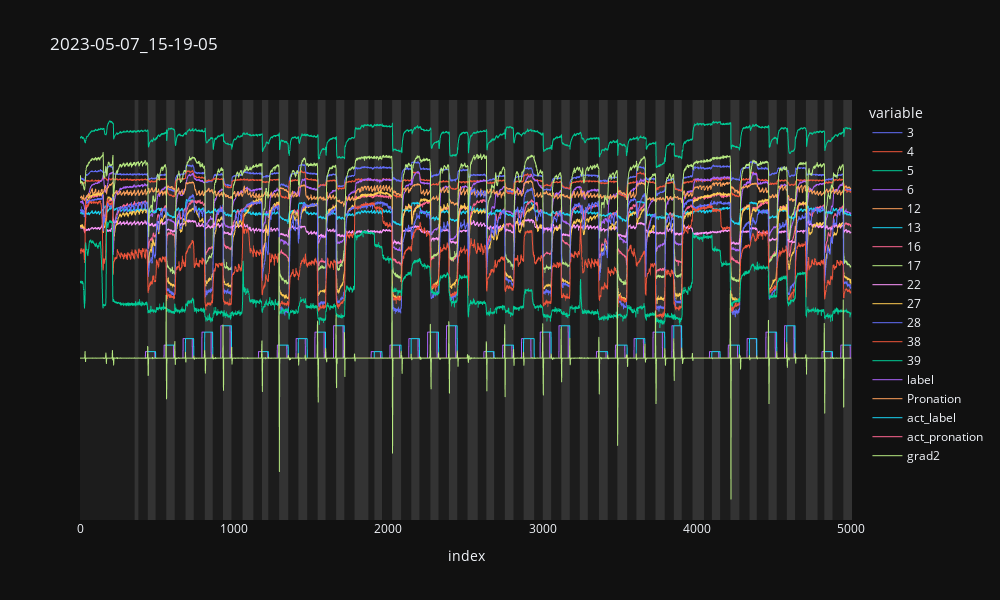

The code cell stored with this chart in its notebook:
### Code cell
fig = fig_marked_gestures(data_marked, bounds, montage_info, 5000, grad2)
fig.show()

### Figure 1 — Plotly figure (JSON) as saved in the notebook; plotly's stock layout.template omitted (floating-point values rounded to 4 significant figures; data arrays with more than 128 entries replaced by an {"elided": "..."} marker saying what was removed)
{"data": [{"hovertemplate": "variable=3<br>index=%{x}<br>value=%{y}<extra></extra>", "legendgroup": "3", "line": {"color": "#636efa", "dash": "solid", "width": 1}, "marker": {"symbol": "circle"}, "mode": "lines", "name": "3", "showlegend": true, "type": "scattergl", "x": {"elided": "5000 int values"}, "xaxis": "x", "y": {"elided": "5000 int values"}, "yaxis": "y"}, {"hovertemplate": "variable=4<br>index=%{x}<br>value=%{y}<extra></extra>", "legendgroup": "4", "line": {"color": "#EF553B", "dash": "solid", "width": 1}, "marker": {"symbol": "circle"}, "mode": "lines", "name": "4", "showlegend": true, "type": "scattergl", "x": {"elided": "5000 int values"}, "xaxis": "x", "y": {"elided": "5000 int values"}, "yaxis": "y"}, {"hovertemplate": "variable=5<br>index=%{x}<br>value=%{y}<extra></extra>", "legendgroup": "5", "line": {"color": "#00cc96", "dash": "solid", "width": 1}, "marker": {"symbol": "circle"}, "mode": "lines", "name": "5", "showlegend": true, "type": "scattergl", "x": {"elided": "5000 int values"}, "xaxis": "x", "y": {"elided": "5000 int values"}, "yaxis": "y"}, {"hovertemplate": "variable=6<br>index=%{x}<br>value=%{y}<extra></extra>", "legendgroup": "6", "line": {"color": "#ab63fa", "dash": "solid", "width": 1}, "marker": {"symbol": "circle"}, "mode": "lines", "name": "6", "showlegend": true, "type": "scattergl", "x": {"elided": "5000 int values"}, "xaxis": "x", "y": {"elided": "5000 int values"}, "yaxis": "y"}, {"hovertemplate": "variable=12<br>index=%{x}<br>value=%{y}<extra></extra>", "legendgroup": "12", "line": {"color": "#FFA15A", "dash": "solid", "width": 1}, "marker": {"symbol": "circle"}, "mode": "lines", "name": "12", "showlegend": true, "type": "scattergl", "x": {"elided": "5000 int values"}, "xaxis": "x", "y": {"elided": "5000 int values"}, "yaxis": "y"}, {"hovertemplate": "variable=13<br>index=%{x}<br>value=%{y}<extra></extra>", "legendgroup": "13", "line": {"color": "#19d3f3", "dash": "solid", "width": 1}, "marker": {"symbol": "circle"}, "mode": "lines", "name": "13", "showlegend": true, "type": "scattergl", "x": {"elided": "5000 int values"}, "xaxis": "x", "y": {"elided": "5000 int values"}, "yaxis": "y"}, {"hovertemplate": "variable=16<br>index=%{x}<br>value=%{y}<extra></extra>", "legendgroup": "16", "line": {"color": "#FF6692", "dash": "solid", "width": 1}, "marker": {"symbol": "circle"}, "mode": "lines", "name": "16", "showlegend": true, "type": "scattergl", "x": {"elided": "5000 int values"}, "xaxis": "x", "y": {"elided": "5000 int values"}, "yaxis": "y"}, {"hovertemplate": "variable=17<br>index=%{x}<br>value=%{y}<extra></extra>", "legendgroup": "17", "line": {"color": "#B6E880", "dash": "solid", "width": 1}, "marker": {"symbol": "circle"}, "mode": "lines", "name": "17", "showlegend": true, "type": "scattergl", "x": {"elided": "5000 int values"}, "xaxis": "x", "y": {"elided": "5000 int values"}, "yaxis": "y"}, {"hovertemplate": "variable=22<br>index=%{x}<br>value=%{y}<extra></extra>", "legendgroup": "22", "line": {"color": "#FF97FF", "dash": "solid", "width": 1}, "marker": {"symbol": "circle"}, "mode": "lines", "name": "22", "showlegend": true, "type": "scattergl", "x": {"elided": "5000 int values"}, "xaxis": "x", "y": {"elided": "5000 int values"}, "yaxis": "y"}, {"hovertemplate": "variable=27<br>index=%{x}<br>value=%{y}<extra></extra>", "legendgroup": "27", "line": {"color": "#FECB52", "dash": "solid", "width": 1}, "marker": {"symbol": "circle"}, "mode": "lines", "name": "27", "showlegend": true, "type": "scattergl", "x": {"elided": "5000 int values"}, "xaxis": "x", "y": {"elided": "5000 int values"}, "yaxis": "y"}, {"hovertemplate": "variable=28<br>index=%{x}<br>value=%{y}<extra></extra>", "legendgroup": "28", "line": {"color": "#636efa", "dash": "solid", "width": 1}, "marker": {"symbol": "circle"}, "mode": "lines", "name": "28", "showlegend": true, "type": "scattergl", "x": {"elided": "5000 int values"}, "xaxis": "x", "y": {"elided": "5000 int values"}, "yaxis": "y"}, {"hovertemplate": "variable=38<br>index=%{x}<br>value=%{y}<extra></extra>", "legendgroup": "38", "line": {"color": "#EF553B", "dash": "solid", "width": 1}, "marker": {"symbol": "circle"}, "mode": "lines", "name": "38", "showlegend": true, "type": "scattergl", "x": {"elided": "5000 int values"}, "xaxis": "x", "y": {"elided": "5000 int values"}, "yaxis": "y"}, {"hovertemplate": "variable=39<br>index=%{x}<br>value=%{y}<extra></extra>", "legendgroup": "39", "line": {"color": "#00cc96", "dash": "solid", "width": 1}, "marker": {"symbol": "circle"}, "mode": "lines", "name": "39", "showlegend": true, "type": "scattergl", "x": {"elided": "5000 int values"}, "xaxis": "x", "y": {"elided": "5000 int values"}, "yaxis": "y"}, {"hovertemplate": "variable=label<br>index=%{x}<br>value=%{y}<extra></extra>", "legendgroup": "label", "line": {"color": "#ab63fa", "dash": "solid", "width": 1}, "marker": {"symbol": "circle"}, "mode": "lines", "name": "label", "showlegend": true, "type": "scattergl", "x": {"elided": "5000 int values"}, "xaxis": "x", "y": {"elided": "5000 int values"}, "yaxis": "y"}, {"hovertemplate": "variable=Pronation<br>index=%{x}<br>value=%{y}<extra></extra>", "legendgroup": "Pronation", "line": {"color": "#FFA15A", "dash": "solid", "width": 1}, "marker": {"symbol": "circle"}, "mode": "lines", "name": "Pronation", "showlegend": true, "type": "scattergl", "x": {"elided": "5000 int values"}, "xaxis": "x", "y": {"elided": "5000 int values"}, "yaxis": "y"}, {"hovertemplate": "variable=act_label<br>index=%{x}<br>value=%{y}<extra></extra>", "legendgroup": "act_label", "line": {"color": "#19d3f3", "dash": "solid", "width": 1}, "marker": {"symbol": "circle"}, "mode": "lines", "name": "act_label", "showlegend": true, "type": "scattergl", "x": {"elided": "5000 int values"}, "xaxis": "x", "y": {"elided": "5000 int values"}, "yaxis": "y"}, {"hovertemplate": "variable=act_pronation<br>index=%{x}<br>value=%{y}<extra></extra>", "legendgroup": "act_pronation", "line": {"color": "#FF6692", "dash": "solid", "width": 1}, "marker": {"symbol": "circle"}, "mode": "lines", "name": "act_pronation", "showlegend": true, "type": "scattergl", "x": {"elided": "5000 int values"}, "xaxis": "x", "y": {"elided": "5000 int values"}, "yaxis": "y"}, {"hovertemplate": "variable=grad2<br>index=%{x}<br>value=%{y}<extra></extra>", "legendgroup": "grad2", "line": {"color": "#B6E880", "dash": "solid", "width": 1}, "marker": {"symbol": "circle"}, "mode": "lines", "name": "grad2", "showlegend": true, "type": "scattergl", "x": {"elided": "5000 int values"}, "xaxis": "x", "y": {"elided": "5000 float values"}, "yaxis": "y"}], "layout": {"height": 600, "legend": {"title": {"text": "variable"}, "tracegroupgap": 0}, "shapes": [{"fillcolor": "gray", "layer": "below", "line": {"width": 0}, "opacity": 0.1, "type": "rect", "x0": 0, "x1": 354, "xref": "x", "y0": 0, "y1": 1, "yref": "y domain"}, {"fillcolor": "gray", "layer": "below", "line": {"width": 0}, "opacity": 0.3, "type": "rect", "x0": 354, "x1": 379, "xref": "x", "y0": 0, "y1": 1, "yref": "y domain"}, {"fillcolor": "gray", "layer": "below", "line": {"width": 0}, "opacity": 0.1, "type": "rect", "x0": 379, "x1": 439, "xref": "x", "y0": 0, "y1": 1, "yref": "y domain"}, {"fillcolor": "gray", "layer": "below", "line": {"width": 0}, "opacity": 0.3, "type": "rect", "x0": 439, "x1": 491, "xref": "x", "y0": 0, "y1": 1, "yref": "y domain"}, {"fillcolor": "gray", "layer": "below", "line": {"width": 0}, "opacity": 0.1, "type": "rect", "x0": 491, "x1": 559, "xref": "x", "y0": 0, "y1": 1, "yref": "y domain"}, {"fillcolor": "gray", "layer": "below", "line": {"width": 0}, "opacity": 0.3, "type": "rect", "x0": 559, "x1": 615, "xref": "x", "y0": 0, "y1": 1, "yref": "y domain"}, {"fillcolor": "gray", "layer": "below", "line": {"width": 0}, "opacity": 0.1, "type": "rect", "x0": 615, "x1": 684, "xref": "x", "y0": 0, "y1": 1, "yref": "y domain"}, {"fillcolor": "gray", "layer": "below", "line": {"width": 0}, "opacity": 0.3, "type": "rect", "x0": 684, "x1": 738, "xref": "x", "y0": 0, "y1": 1, "yref": "y domain"}, {"fillcolor": "gray", "layer": "below", "line": {"width": 0}, "opacity": 0.1, "type": "rect", "x0": 738, "x1": 809, "xref": "x", "y0": 0, "y1": 1, "yref": "y domain"}, {"fillcolor": "gray", "layer": "below", "line": {"width": 0}, "opacity": 0.3, "type": "rect", "x0": 809, "x1": 861, "xref": "x", "y0": 0, "y1": 1, "yref": "y domain"}, {"fillcolor": "gray", "layer": "below", "line": {"width": 0}, "opacity": 0.1, "type": "rect", "x0": 861, "x1": 927, "xref": "x", "y0": 0, "y1": 1, "yref": "y domain"}, {"fillcolor": "gray", "layer": "below", "line": {"width": 0}, "opacity": 0.3, "type": "rect", "x0": 927, "x1": 983, "xref": "x", "y0": 0, "y1": 1, "yref": "y domain"}, {"fillcolor": "gray", "layer": "below", "line": {"width": 0}, "opacity": 0.1, "type": "rect", "x0": 983, "x1": 1054, "xref": "x", "y0": 0, "y1": 1, "yref": "y domain"}, {"fillcolor": "gray", "layer": "below", "line": {"width": 0}, "opacity": 0.3, "type": "rect", "x0": 1054, "x1": 1125, "xref": "x", "y0": 0, "y1": 1, "yref": "y domain"}, {"fillcolor": "gray", "layer": "below", "line": {"width": 0}, "opacity": 0.1, "type": "rect", "x0": 1125, "x1": 1180, "xref": "x", "y0": 0, "y1": 1, "yref": "y domain"}, {"fillcolor": "gray", "layer": "below", "line": {"width": 0}, "opacity": 0.3, "type": "rect", "x0": 1180, "x1": 1222, "xref": "x", "y0": 0, "y1": 1, "yref": "y domain"}, {"fillcolor": "gray", "layer": "below", "line": {"width": 0}, "opacity": 0.1, "type": "rect", "x0": 1222, "x1": 1291, "xref": "x", "y0": 0, "y1": 1, "yref": "y domain"}, {"fillcolor": "gray", "layer": "below", "line": {"width": 0}, "opacity": 0.3, "type": "rect", "x0": 1291, "x1": 1351, "xref": "x", "y0": 0, "y1": 1, "yref": "y domain"}, {"fillcolor": "gray", "layer": "below", "line": {"width": 0}, "opacity": 0.1, "type": "rect", "x0": 1351, "x1": 1416, "xref": "x", "y0": 0, "y1": 1, "yref": "y domain"}, {"fillcolor": "gray", "layer": "below", "line": {"width": 0}, "opacity": 0.3, "type": "rect", "x0": 1416, "x1": 1474, "xref": "x", "y0": 0, "y1": 1, "yref": "y domain"}, {"fillcolor": "gray", "layer": "below", "line": {"width": 0}, "opacity": 0.1, "type": "rect", "x0": 1474, "x1": 1541, "xref": "x", "y0": 0, "y1": 1, "yref": "y domain"}, {"fillcolor": "gray", "layer": "below", "line": {"width": 0}, "opacity": 0.3, "type": "rect", "x0": 1541, "x1": 1593, "xref": "x", "y0": 0, "y1": 1, "yref": "y domain"}, {"fillcolor": "gray", "layer": "below", "line": {"width": 0}, "opacity": 0.1, "type": "rect", "x0": 1593, "x1": 1661, "xref": "x", "y0": 0, "y1": 1, "yref": "y domain"}, {"fillcolor": "gray", "layer": "below", "line": {"width": 0}, "opacity": 0.3, "type": "rect", "x0": 1661, "x1": 1715, "xref": "x", "y0": 0, "y1": 1, "yref": "y domain"}, {"fillcolor": "gray", "layer": "below", "line": {"width": 0}, "opacity": 0.1, "type": "rect", "x0": 1715, "x1": 1780, "xref": "x", "y0": 0, "y1": 1, "yref": "y domain"}, {"fillcolor": "gray", "layer": "below", "line": {"width": 0}, "opacity": 0.3, "type": "rect", "x0": 1780, "x1": 1871, "xref": "x", "y0": 0, "y1": 1, "yref": "y domain"}, {"fillcolor": "gray", "layer": "below", "line": {"width": 0}, "opacity": 0.1, "type": "rect", "x0": 1871, "x1": 1909, "xref": "x", "y0": 0, "y1": 1, "yref": "y domain"}, {"fillcolor": "gray", "layer": "below", "line": {"width": 0}, "opacity": 0.3, "type": "rect", "x0": 1909, "x1": 1959, "xref": "x", "y0": 0, "y1": 1, "yref": "y domain"}, {"fillcolor": "gray", "layer": "below", "line": {"width": 0}, "opacity": 0.1, "type": "rect", "x0": 1959, "x1": 2024, "xref": "x", "y0": 0, "y1": 1, "yref": "y domain"}, {"fillcolor": "gray", "layer": "below", "line": {"width": 0}, "opacity": 0.3, "type": "rect", "x0": 2024, "x1": 2083, "xref": "x", "y0": 0, "y1": 1, "yref": "y domain"}, {"fillcolor": "gray", "layer": "below", "line": {"width": 0}, "opacity": 0.1, "type": "rect", "x0": 2083, "x1": 2148, "xref": "x", "y0": 0, "y1": 1, "yref": "y domain"}, {"fillcolor": "gray", "layer": "below", "line": {"width": 0}, "opacity": 0.3, "type": "rect", "x0": 2148, "x1": 2202, "xref": "x", "y0": 0, "y1": 1, "yref": "y domain"}, {"fillcolor": "gray", "layer": "below", "line": {"width": 0}, "opacity": 0.1, "type": "rect", "x0": 2202, "x1": 2272, "xref": "x", "y0": 0, "y1": 1, "yref": "y domain"}, {"fillcolor": "gray", "layer": "below", "line": {"width": 0}, "opacity": 0.3, "type": "rect", "x0": 2272, "x1": 2326, "xref": "x", "y0": 0, "y1": 1, "yref": "y domain"}, {"fillcolor": "gray", "layer": "below", "line": {"width": 0}, "opacity": 0.1, "type": "rect", "x0": 2326, "x1": 2392, "xref": "x", "y0": 0, "y1": 1, "yref": "y domain"}, {"fillcolor": "gray", "layer": "below", "line": {"width": 0}, "opacity": 0.3, "type": "rect", "x0": 2392, "x1": 2447, "xref": "x", "y0": 0, "y1": 1, "yref": "y domain"}, {"fillcolor": "gray", "layer": "below", "line": {"width": 0}, "opacity": 0.1, "type": "rect", "x0": 2447, "x1": 2513, "xref": "x", "y0": 0, "y1": 1, "yref": "y domain"}, {"fillcolor": "gray", "layer": "below", "line": {"width": 0}, "opacity": 0.3, "type": "rect", "x0": 2513, "x1": 2580, "xref": "x", "y0": 0, "y1": 1, "yref": "y domain"}, {"fillcolor": "gray", "layer": "below", "line": {"width": 0}, "opacity": 0.1, "type": "rect", "x0": 2580, "x1": 2635, "xref": "x", "y0": 0, "y1": 1, "yref": "y domain"}, {"fillcolor": "gray", "layer": "below", "line": {"width": 0}, "opacity": 0.3, "type": "rect", "x0": 2635, "x1": 2686, "xref": "x", "y0": 0, "y1": 1, "yref": "y domain"}, {"fillcolor": "gray", "layer": "below", "line": {"width": 0}, "opacity": 0.1, "type": "rect", "x0": 2686, "x1": 2755, "xref": "x", "y0": 0, "y1": 1, "yref": "y domain"}, {"fillcolor": "gray", "layer": "below", "line": {"width": 0}, "opacity": 0.3, "type": "rect", "x0": 2755, "x1": 2812, "xref": "x", "y0": 0, "y1": 1, "yref": "y domain"}, {"fillcolor": "gray", "layer": "below", "line": {"width": 0}, "opacity": 0.1, "type": "rect", "x0": 2812, "x1": 2877, "xref": "x", "y0": 0, "y1": 1, "yref": "y domain"}, {"fillcolor": "gray", "layer": "below", "line": {"width": 0}, "opacity": 0.3, "type": "rect", "x0": 2877, "x1": 2946, "xref": "x", "y0": 0, "y1": 1, "yref": "y domain"}, {"fillcolor": "gray", "layer": "below", "line": {"width": 0}, "opacity": 0.1, "type": "rect", "x0": 2946, "x1": 3001, "xref": "x", "y0": 0, "y1": 1, "yref": "y domain"}, {"fillcolor": "gray", "layer": "below", "line": {"width": 0}, "opacity": 0.3, "type": "rect", "x0": 3001, "x1": 3056, "xref": "x", "y0": 0, "y1": 1, "yref": "y domain"}, {"fillcolor": "gray", "layer": "below", "line": {"width": 0}, "opacity": 0.1, "type": "rect", "x0": 3056, "x1": 3121, "xref": "x", "y0": 0, "y1": 1, "yref": "y domain"}, {"fillcolor": "gray", "layer": "below", "line": {"width": 0}, "opacity": 0.3, "type": "rect", "x0": 3121, "x1": 3177, "xref": "x", "y0": 0, "y1": 1, "yref": "y domain"}, {"fillcolor": "gray", "layer": "below", "line": {"width": 0}, "opacity": 0.1, "type": "rect", "x0": 3177, "x1": 3241, "xref": "x", "y0": 0, "y1": 1, "yref": "y domain"}, {"fillcolor": "gray", "layer": "below", "line": {"width": 0}, "opacity": 0.3, "type": "rect", "x0": 3241, "x1": 3294, "xref": "x", "y0": 0, "y1": 1, "yref": "y domain"}, {"fillcolor": "gray", "layer": "below", "line": {"width": 0}, "opacity": 0.1, "type": "rect", "x0": 3294, "x1": 3365, "xref": "x", "y0": 0, "y1": 1, "yref": "y domain"}, {"fillcolor": "gray", "layer": "below", "line": {"width": 0}, "opacity": 0.3, "type": "rect", "x0": 3365, "x1": 3423, "xref": "x", "y0": 0, "y1": 1, "yref": "y domain"}, {"fillcolor": "gray", "layer": "below", "line": {"width": 0}, "opacity": 0.1, "type": "rect", "x0": 3423, "x1": 3485, "xref": "x", "y0": 0, "y1": 1, "yref": "y domain"}, {"fillcolor": "gray", "layer": "below", "line": {"width": 0}, "opacity": 0.3, "type": "rect", "x0": 3485, "x1": 3549, "xref": "x", "y0": 0, "y1": 1, "yref": "y domain"}, {"fillcolor": "gray", "layer": "below", "line": {"width": 0}, "opacity": 0.1, "type": "rect", "x0": 3549, "x1": 3608, "xref": "x", "y0": 0, "y1": 1, "yref": "y domain"}, {"fillcolor": "gray", "layer": "below", "line": {"width": 0}, "opacity": 0.3, "type": "rect", "x0": 3608, "x1": 3664, "xref": "x", "y0": 0, "y1": 1, "yref": "y domain"}, {"fillcolor": "gray", "layer": "below", "line": {"width": 0}, "opacity": 0.1, "type": "rect", "x0": 3664, "x1": 3732, "xref": "x", "y0": 0, "y1": 1, "yref": "y domain"}, {"fillcolor": "gray", "layer": "below", "line": {"width": 0}, "opacity": 0.3, "type": "rect", "x0": 3732, "x1": 3793, "xref": "x", "y0": 0, "y1": 1, "yref": "y domain"}, {"fillcolor": "gray", "layer": "below", "line": {"width": 0}, "opacity": 0.1, "type": "rect", "x0": 3793, "x1": 3851, "xref": "x", "y0": 0, "y1": 1, "yref": "y domain"}, {"fillcolor": "gray", "layer": "below", "line": {"width": 0}, "opacity": 0.3, "type": "rect", "x0": 3851, "x1": 3903, "xref": "x", "y0": 0, "y1": 1, "yref": "y domain"}, {"fillcolor": "gray", "layer": "below", "line": {"width": 0}, "opacity": 0.1, "type": "rect", "x0": 3903, "x1": 3972, "xref": "x", "y0": 0, "y1": 1, "yref": "y domain"}, {"fillcolor": "gray", "layer": "below", "line": {"width": 0}, "opacity": 0.3, "type": "rect", "x0": 3972, "x1": 4047, "xref": "x", "y0": 0, "y1": 1, "yref": "y domain"}, {"fillcolor": "gray", "layer": "below", "line": {"width": 0}, "opacity": 0.1, "type": "rect", "x0": 4047, "x1": 4098, "xref": "x", "y0": 0, "y1": 1, "yref": "y domain"}, {"fillcolor": "gray", "layer": "below", "line": {"width": 0}, "opacity": 0.3, "type": "rect", "x0": 4098, "x1": 4152, "xref": "x", "y0": 0, "y1": 1, "yref": "y domain"}, {"fillcolor": "gray", "layer": "below", "line": {"width": 0}, "opacity": 0.1, "type": "rect", "x0": 4152, "x1": 4218, "xref": "x", "y0": 0, "y1": 1, "yref": "y domain"}, {"fillcolor": "gray", "layer": "below", "line": {"width": 0}, "opacity": 0.3, "type": "rect", "x0": 4218, "x1": 4277, "xref": "x", "y0": 0, "y1": 1, "yref": "y domain"}, {"fillcolor": "gray", "layer": "below", "line": {"width": 0}, "opacity": 0.1, "type": "rect", "x0": 4277, "x1": 4342, "xref": "x", "y0": 0, "y1": 1, "yref": "y domain"}, {"fillcolor": "gray", "layer": "below", "line": {"width": 0}, "opacity": 0.3, "type": "rect", "x0": 4342, "x1": 4390, "xref": "x", "y0": 0, "y1": 1, "yref": "y domain"}, {"fillcolor": "gray", "layer": "below", "line": {"width": 0}, "opacity": 0.1, "type": "rect", "x0": 4390, "x1": 4465, "xref": "x", "y0": 0, "y1": 1, "yref": "y domain"}, {"fillcolor": "gray", "layer": "below", "line": {"width": 0}, "opacity": 0.3, "type": "rect", "x0": 4465, "x1": 4519, "xref": "x", "y0": 0, "y1": 1, "yref": "y domain"}, {"fillcolor": "gray", "layer": "below", "line": {"width": 0}, "opacity": 0.1, "type": "rect", "x0": 4519, "x1": 4584, "xref": "x", "y0": 0, "y1": 1, "yref": "y domain"}, {"fillcolor": "gray", "layer": "below", "line": {"width": 0}, "opacity": 0.3, "type": "rect", "x0": 4584, "x1": 4638, "xref": "x", "y0": 0, "y1": 1, "yref": "y domain"}, {"fillcolor": "gray", "layer": "below", "line": {"width": 0}, "opacity": 0.1, "type": "rect", "x0": 4638, "x1": 4708, "xref": "x", "y0": 0, "y1": 1, "yref": "y domain"}, {"fillcolor": "gray", "layer": "below", "line": {"width": 0}, "opacity": 0.3, "type": "rect", "x0": 4708, "x1": 4784, "xref": "x", "y0": 0, "y1": 1, "yref": "y domain"}, {"fillcolor": "gray", "layer": "below", "line": {"width": 0}, "opacity": 0.1, "type": "rect", "x0": 4784, "x1": 4827, "xref": "x", "y0": 0, "y1": 1, "yref": "y domain"}, {"fillcolor": "gray", "layer": "below", "line": {"width": 0}, "opacity": 0.3, "type": "rect", "x0": 4827, "x1": 4881, "xref": "x", "y0": 0, "y1": 1, "yref": "y domain"}, {"fillcolor": "gray", "layer": "below", "line": {"width": 0}, "opacity": 0.1, "type": "rect", "x0": 4881, "x1": 4950, "xref": "x", "y0": 0, "y1": 1, "yref": "y domain"}, {"fillcolor": "gray", "layer": "below", "line": {"width": 0}, "opacity": 0.3, "type": "rect", "x0": 4950, "x1": 5007, "xref": "x", "y0": 0, "y1": 1, "yref": "y domain"}], "title": {"text": "2023-05-07_15-19-05"}, "width": 1000, "xaxis": {"anchor": "y", "domain": [0, 1], "showgrid": false, "title": {"text": "index"}, "zeroline": false}, "yaxis": {"anchor": "x", "domain": [0, 1], "title": {"text": "value"}, "visible": false}}}
